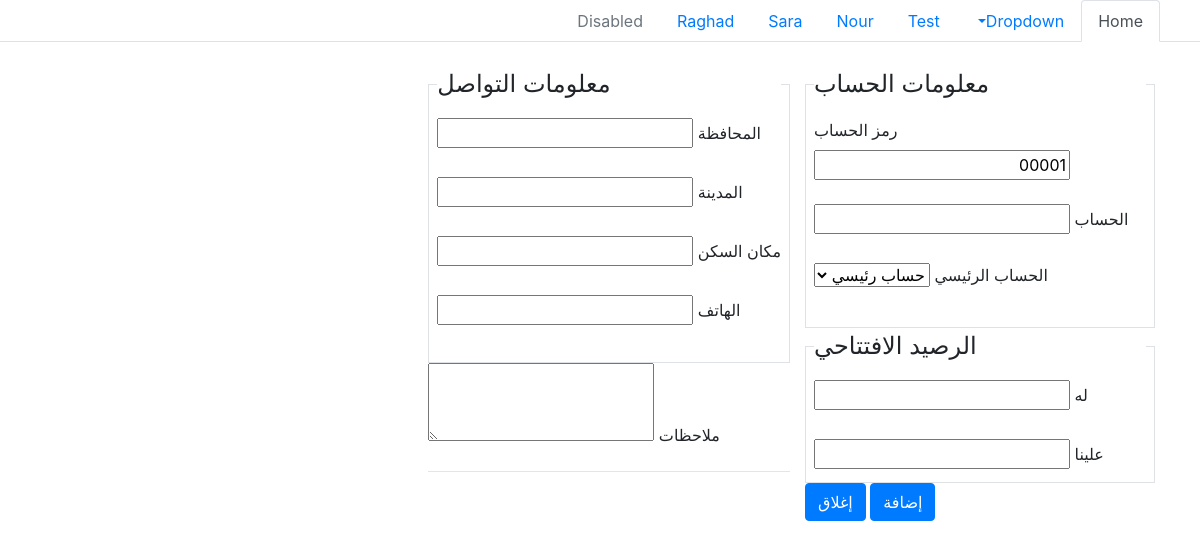
Before: /account_card.php with the older database file.
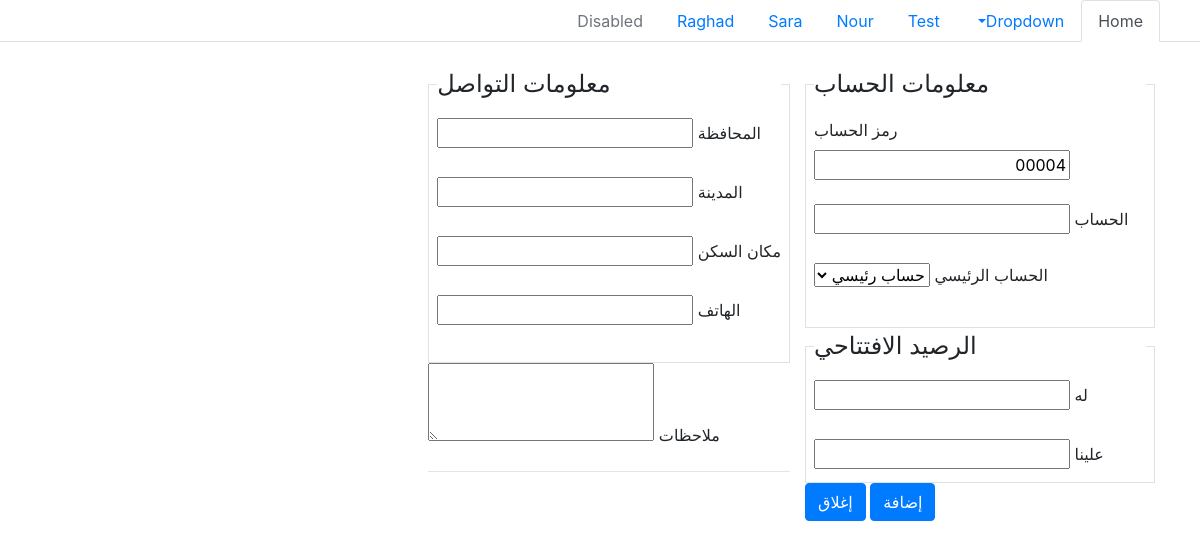
After: the same page with the newer database file.
### tables this page shows
CREATE TABLE `accounts` (
  `id` int(11) NOT NULL AUTO_INCREMENT,
  `code` varchar(250) NOT NULL,
  `name` varchar(250) DEFAULT NULL,
  `phone` varchar(250) DEFAULT NULL,
  `email` varchar(250) DEFAULT NULL,
  `account_id` int(11) NOT NULL DEFAULT 0,
  `city` varchar(250) DEFAULT NULL,
  `state` varchar(250) DEFAULT NULL,
  `location` varchar(250) DEFAULT NULL,
  `note` varchar(250) DEFAULT NULL,
  `fund` varchar(250) NOT NULL,
  `type` varchar(250) NOT NULL,
  `created_at` timestamp NOT NULL DEFAULT current_timestamp(),
  `updated_at` timestamp NOT NULL DEFAULT current_timestamp(),
  PRIMARY KEY (`id`)
);

### helper/operation_functions.php (called while the page is built, shortened)
<?php
function generate_code($prefix, $code, $type)
{
    $code_trim = substr($code, strlen($prefix . "_") - 1) + 1;
    $code_result = "";
    if ($type == "child")
        for ($i = NUMBER_OF_ZEROS_CHILD; $i > strlen($code_trim); $i--) {
            $code_result .= "0";
        }
    return $prefix . $code_result . $code_trim;
}
function get_auto_code($con, $table, $column, $prefix, $type = "child")
{
    $select_max_id_query = "select max(id) from $table";
    $select_max_id_exec = mysqli_query($con, $select_max_id_query);
    $max_id = mysqli_fetch_row($select_max_id_exec)[0];
    $select_code_query = "select $column from $table where id = '$max_id' and $column like '$prefix%'";
    $select_code_exec = mysqli_query($con, $select_code_query);
    @$code = mysqli_fetch_row($select_code_exec)[0];
    return generate_code($prefix, $code, $type);
}

### account_card.php (the view, shortened to what this page needs)
<?php
include('include/nav.php');
?>
<!DOCTYPE html>
<html dir="rtl" lang="ar">
<head>
    <link rel="stylesheet" href="css/bootstrap.min.css">
</head>
<body>
    <form action="" method="post">
        <div class="container">
            <?php
            $account = [];
            ?>
            <div class="row g-3">
                <div class="col-md-6 col-lg-4">
                    <br>
                    <fieldset class="border p-2">
                        <legend class="w-auto">معلومات الحساب</legend>
                        <label for="code">رمز الحساب</label>
                        <input name="code" type="text" readonly value="<?php
                                                                        if (isset($account['code'])) echo $account['code'];
                                                                        else
                                                                            echo get_auto_code($con, "accounts", "code", "" , "child")  ?>">
                        <br><br>
                        <label for="name">الحساب</label>
                        <input type="text" name="name" value="<?php if (isset($account['name'])) echo $account['name'] ?>">
                        <br><br>
                        <label for="main account">الحساب الرئيسي</label>
                        <select name="account_id" id="">
                            <option value="0">حساب رئيسي</option>
                        </select>
                        <br><br>
                    </fieldset>
                    <fieldset class="border p-2">
                        <legend class="w-auto">الرصيد الافتتاحي</legend>
                        <label name="credit">له</label>
                        <input type="number" name="credit"
                        value="<?php if(isset($account['fund']) && $account['fund'] > 0) echo $account['fund'] ?>">
                        <br><br>
                        <label name="debit">علينا</label>
                        <input type="number" name="debit"
                        value="<?php if(isset($account['fund']) && $account['fund'] < 0) echo  trim($account['fund'] , '-') ?>">
                    </fieldset>
                    <button type="submit" class="btn btn-primary" name="add">إضافة</button>
                    <button type="button" class="btn btn-primary" name="close">إغلاق</button>
                </div>
                <div class="md-8">
                    <br>
                    <fieldset class="border p-2">
                        <legend class="w-auto">معلومات التواصل </legend>
                        <label name="">المحافظة</label>
                        <input type="text" name="state"
                        value="<?php if(isset($account['state'])) echo $account['state'] ?>">
                        <br><br>
                        <label name="">المدينة</label>
                        <input type="text" name="city"
                        value="<?php if(isset($account['city'])) echo $account['city'] ?>">
                        <br><br>
                        <label name="">مكان السكن</label>
                        <input type="text" name="location"
                        value="<?php if(isset($account['location'])) echo $account['location'] ?>">
                        <br><br>
                        <label name="">الهاتف</label>
                        <input type="text" name="phone"
                        value="<?php if(isset($account['phone'])) echo $account['phone'] ?>">
                        <br><br>
                    </fieldset>
                    <label name="">ملاحظات</label>
                    <textarea rows="3" type="text" name="note"><?php if(isset($account['note'])) echo $account['note'] ?></textarea>
                    <hr>
                </div>
            </div>
        </div>
    </form>
</body>
</html>

Changed rows visible on the page:
removed accounts: code "00001"
now on this page (row edited): accounts: code "00004"
